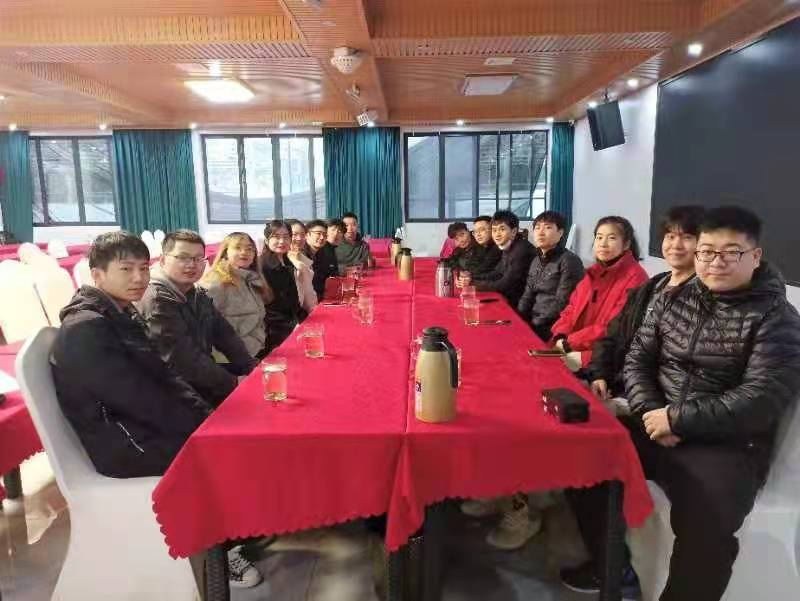
#> input picture ThirdProject/MTCNN/prac1/img/1.jpg, 800 x 601 px, found by its file name
$ python test06.py
#> lines starting #> are read from the running program, lines starting #| are printed output that depends on the picture
# _*_ coding:utf-8 _*_
# 我的名字: Administrator-LQ
# 创建时间: 2021/11/20 16:31
# 文件名称: test06.py
# 开发工具: Pycharm
import cv2

img = cv2.imread("../img/1.jpg")
#> img is the input picture: shape (601, 800, 3); mean B, G, R 94.5, 93.8, 131.1

for i in range(5):
    cv2.imshow(f"img{i}",img)
    # 下采样
    img = cv2.pyrDown(img)
#> this loop made 5 passes
#> pass 2, `img = cv2.pyrDown(img)`:
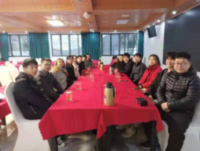
#> img: shape (151, 200, 3); mean B, G, R 94.5, 93.9, 131.2
#> pass 3, `img = cv2.pyrDown(img)`:
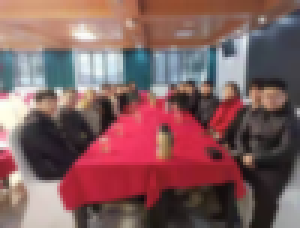
#> img: shape (76, 100, 3) (shown 3 times larger); mean B, G, R 94.5, 94.1, 131.4

cv2.waitKey(0)
cv2.destroyAllWindows()
